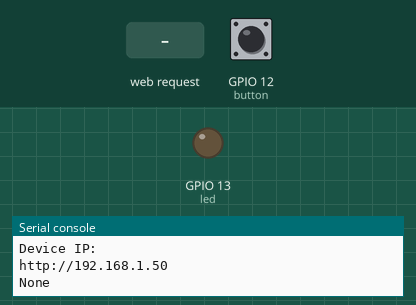
The program below on a simulated ESP8266 board running MicroPython. On the bench: output pins drawn as LEDs (lit = HIGH), the last lines printed to the serial console. The inputs (shaded band) are chosen by the test bench; at power-on: GPIO 12 (button) HIGH. WiFi joins after 1.5 s.

Above: at 3.2 s.
3.3 s: HTTP request GET /c received
At 4.0 s:
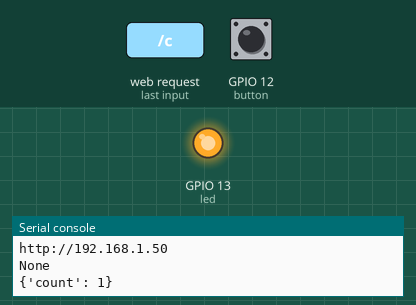
4.8 s: GPIO 12 (button) pulled LOW for 3.2 s
At 7.6 s:
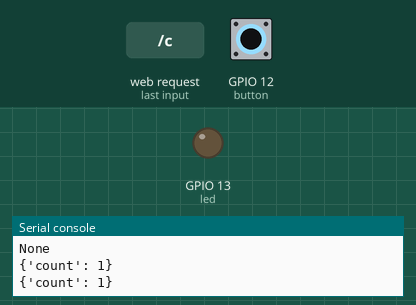
Timing chart, 0 to 10.8 s (numbered marks = the images above; inputs shaded):
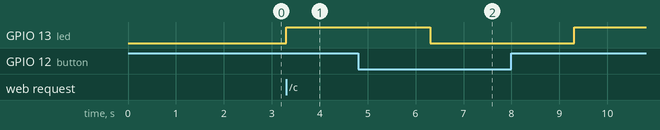

The program:

main.py
```python
import dht
import json
from time import sleep
from machine import Pin
from micropyserver import MicroPyServer


def show_index_page(request):
    html_file = open("index.html")
    html = html_file.read()
    html_file.close()
    server.send(html, content_type="Content-Type: text/html")


def do_on(request):
    """ on request handler """
    led.value(1)
    server.send("ON")


def do_off(request):
    """ off request handler """
    led.value(0)
    server.send("OFF")


def show_data(request):
    """ request handler """
    d.measure()
    data = {"temperature": d.temperature(), "humidity": d.humidity()}
    json_str = json.dumps(data)
    server.send(json_str, content_type="Content-Type: application/json")


def counter(request):
    result = {'count': 0}
    while True:

        # The value function returns the current level of the pin,
        # either 1 for a high logic level or 0 for a low logic level.
        # Notice how the button is at a high level (value returns 1) when
        # it's not pressed. This is because the pull-up resistor keeps the pin at
        # a high level when it's not connected to ground through the button.
        # When the button is pressed then the input pin connects to ground
        # and reads a low level (value returns 0).
        if not button.value():
            # Remember that the internal led turn on
            # when the pin is LOW
            led.value(0)
        else:
            led.value(1)
            result['count'] += 1
        data = json.dumps(result)
        server.send(data, content_type="Content-Type: application/json")
        print(result)
        sleep(3)


button = Pin(12, Pin.IN, Pin.PULL_UP)
led = Pin(13, Pin.OUT)
d = dht.DHT22(Pin(14))

""" init server """
server = MicroPyServer()
server.add_route("/", show_index_page)
server.add_route("/data", show_data)
server.add_route("/on", do_on)
server.add_route("/off", do_off)
server.add_route("/c", counter)
""" start server """
server.start()
```

micropyserver.py
```python
"""
MicroPyServer is a simple HTTP server for MicroPython projects.
@see https://github.com/troublegum/micropyserver
The MIT License
Copyright (c) 2019 troublegum. https://github.com/troublegum/micropyserver
Permission is hereby granted, free of charge, to any person obtaining a copy
of this software and associated documentation files (the "Software"), to deal
in the Software without restriction, including without limitation the rights
to use, copy, modify, merge, publish, distribute, sublicense, and/or sell
copies of the Software, and to permit persons to whom the Software is
furnished to do so, subject to the following conditions:
The above copyright notice and this permission notice shall be included in
all copies or substantial portions of the Software.
THE SOFTWARE IS PROVIDED "AS IS", WITHOUT WARRANTY OF ANY KIND, EXPRESS OR
IMPLIED, INCLUDING BUT NOT LIMITED TO THE WARRANTIES OF MERCHANTABILITY,
FITNESS FOR A PARTICULAR PURPOSE AND NONINFRINGEMENT. IN NO EVENT SHALL THE
AUTHORS OR COPYRIGHT HOLDERS BE LIABLE FOR ANY CLAIM, DAMAGES OR OTHER
LIABILITY, WHETHER IN AN ACTION OF CONTRACT, TORT OR OTHERWISE, ARISING FROM,
OUT OF OR IN CONNECTION WITH THE SOFTWARE OR THE USE OR OTHER DEALINGS IN
THE SOFTWARE.
"""
import re
import socket
import sys


class MicroPyServer(object):

    def __init__(self, host="0.0.0.0", port=80):
        """ Constructor """
        self._host = host
        self._port = port
        self._routes = []
        self._connect = None
        self._on_request_handler = None

    def start(self):
        """ Start server """
        sock = socket.socket(socket.AF_INET, socket.SOCK_STREAM)
        sock.setsockopt(socket.SOL_SOCKET, socket.SO_REUSEADDR, 1)
        sock.bind((self._host, self._port))
        sock.listen(1)
        while True:
            try:
                self._connect, address = sock.accept()
                request = self._get_request()
                if len(request) == 0:
                    self._connect.close()
                    continue
                if self._on_request_handler:
                    if not self._on_request_handler(request, address):
                        continue
                route = self.find_route(request)
                if route:
                    route["handler"](request)
                else:
                    self.not_found()
            except Exception as e:
                try:
                    self.internal_error(str(e))
                except Exception as e:
                    sys.print_exception(e)
            finally:
                self._connect.close()

    def add_route(self, path, handler, method="GET"):
        """ Add new route  """
        self._routes.append({"path": path, "handler": handler, "method": method})

    def send(self, response, status=200, content_type="Content-Type: text/plain", extra_headers=[]):
        """ Send response to client """
        if self._connect is None:
            raise Exception("Can't send response, no connection instance")

        status_message = {200: "OK", 400: "Bad Request", 403: "Forbidden", 404: "Not Found",
                          500: "Internal Server Error"}
        self._connect.sendall("HTTP/1.0 " + str(status) + " " + status_message[status] + "\r\n")
        self._connect.sendall(content_type + "\r\n")
        for header in extra_headers:
            self._connect.sendall(header + "\r\n")
        self._connect.sendall("X-Powered-By: MicroPyServer\r\n")
        self._connect.sendall("\r\n")
        self._connect.sendall(response)

    def find_route(self, request):
        """ Find route """
        lines = request.split("\r\n")
        method = re.search("^([A-Z]+)", lines[0]).group(1)
        path = re.search("^[A-Z]+\\s+(/[-a-zA-Z0-9_.]*)", lines[0]).group(1)
        for route in self._routes:
            if method != route["method"]:
                continue
            if path == route["path"]:
                return route
            else:
                match = re.search("^" + route["path"] + "$", path)
                if match:
                    print(method, path, route["path"])
                    return route

    def not_found(self):
        """ Not found action """
        self.send("404", status=404)

    def internal_error(self, error):
        """ Catch error action """
        self.send("Error: " + error, status=500)
        sys.exc_info()

    def on_request(self, handler):
        """ Set request handler """
        self._on_request_handler = handler

    def _get_request(self):
        """ Return request body """
        return str(self._connect.recv(4096), "utf8")
```

boot.py
```python
# This file is executed on every boot (including wake-boot from deepsleep)
# import esp
# esp.osdebug(None)
# uos.dupterm(None, 1) # disable REPL on UART(0)
import gc
import time, network
# import webrepl
# webrepl.start()
gc.collect()

CONFIG = {
    # WIFI Configuration
    "SSID": 'V',
    "WIFI_PASSWORD": '9067505115',
}

wlan = network.WLAN(network.STA_IF)
wlan.active(True)
if not wlan.isconnected():
    print(CONFIG.get('SSID'))
    print(CONFIG.get('WIFI_PASSWORD'))
    print('connecting to network...')
    wlan.connect(CONFIG.get('SSID'), CONFIG.get('WIFI_PASSWORD'))
    while not wlan.isconnected():
        time.sleep(1)

print('\nDevice IP: \nhttp://' + str(wlan.ifconfig()[0]))
print(CONFIG.get('CLIENT_ID'))
```

Measured:
- after the input at 3.3 s, GPIO 13 (led): LOW → HIGH at once
- after the input at 4.8 s, GPIO 13 (led): HIGH → LOW after 1.5 s, → HIGH 3.0 s later
